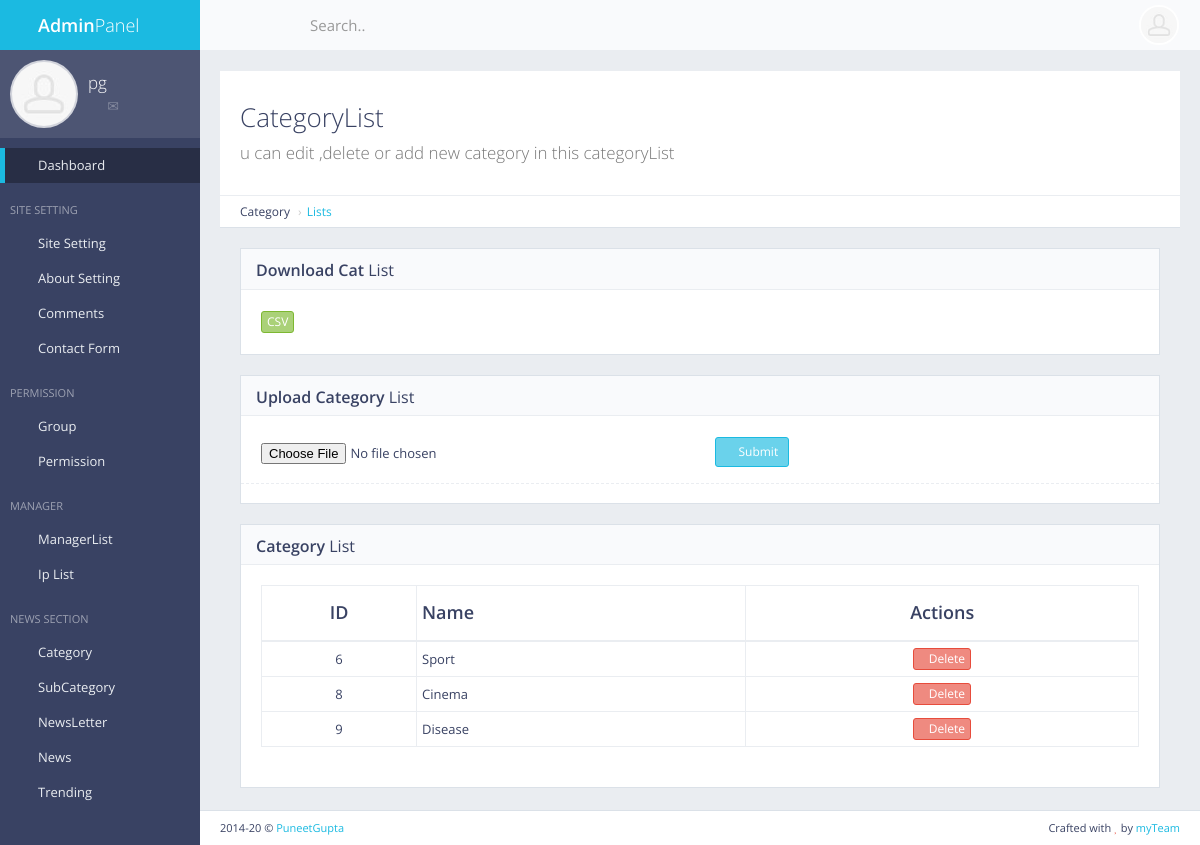
The page /panel/category/list/ (signed in) on the database as committed earlier.
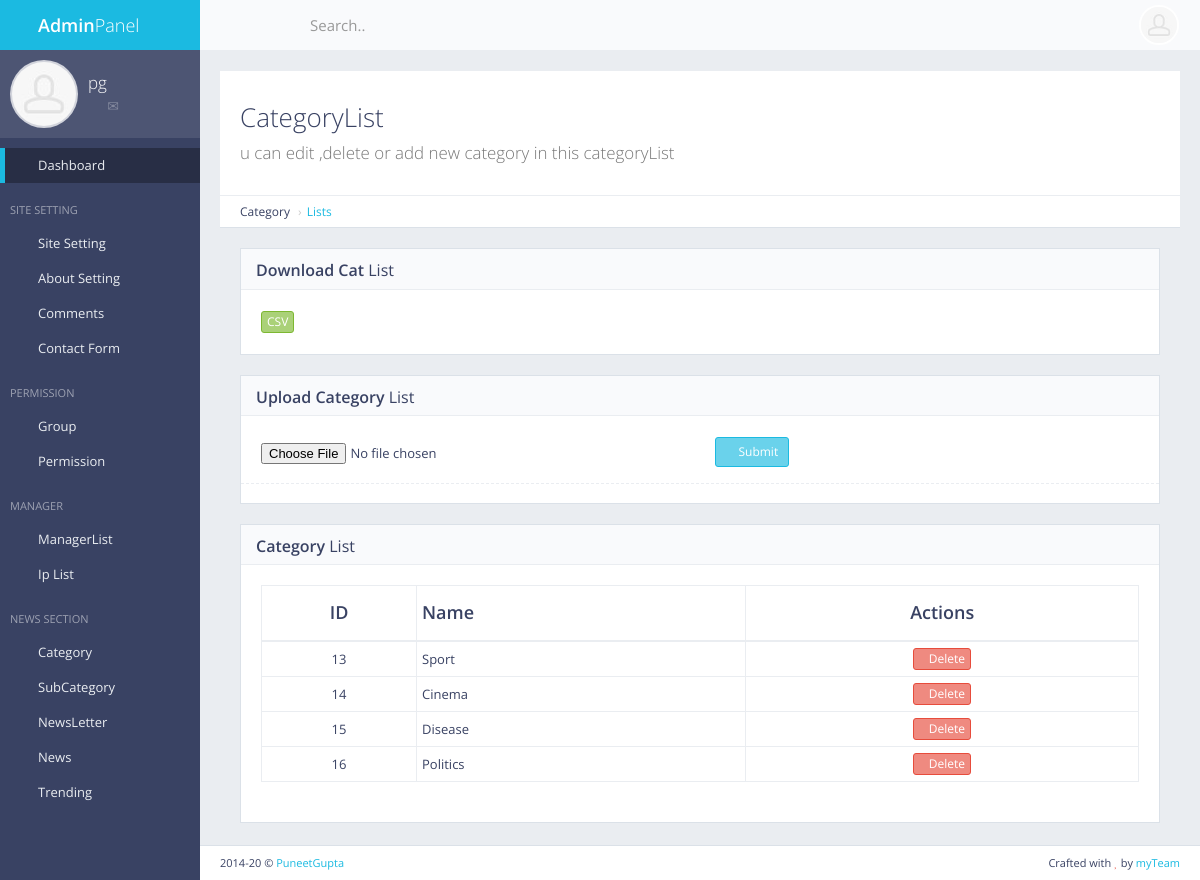
The same page on the database as committed later.
### cat/models.py (models this page shows, shortened)
class Cat(models.Model):
    catName = models.CharField(default="",max_length=300)
    newsCount = models.IntegerField(default=0)
    headlineCount = models.IntegerField(default=0)

### cat/views.py (the view)
# urls.py: url(r'^panel/category/list/$', views.cat_list, name='cat_list'),
def cat_list(request):
    if not request.user.is_authenticated:
        return redirect('mylogin')
    cat = Cat.objects.all()
    return render(request,'back/cat_list.html',{'cat':cat})

### main/templatetags/extra_auth.py (called while the page is built)
@register.filter(name = "has_group")
def has_group(user,gname):
    return user.groups.filter(name=gname).exists()

### main/templates/back/cat_list.html (shortened to what this page needs)
{% extends 'back/master.html' %}
{% load static %}
{% block mainblock %}
<div id="page-content">
    <div class="content-header">
        <div class="header-section">
            <h1>
                <i class="fa fa-table"></i>CategoryList<br><small>u can edit ,delete or add new category in this
                    categoryList</small>
            </h1>
        </div>
    </div>
    <ul class="breadcrumb breadcrumb-top">
        <li>Category</li>
        <li><a href="/panel/category/list">Lists</a></li>
    </ul>
    <div class="block full">
        <div class="block-title">
            <h2><strong>Download Cat</strong> List</h2>
        </div>
        <a href="{%url 'export_cat_csv' %}" data-toggle="tooltip" title="Download Category List"
            class="btn btn-xs btn-success">CSV</a>
    </div>
    <div class="block full">
        <div class="block-title">
            <h2><strong>Upload Category</strong> List</h2>
        </div>
        <form action="{%url 'import_cat_csv' %}" method="post" class="form-horizontal form-bordered"
            enctype="multipart/form-data">
            <div class="form-group">
                <div class="col-sm-6">
                    <input type="file" id="csv_file" name="csv_file" title="Import Csv File" required>
                </div>
                <div class="col-sm-6">
                    <button type="submit" class="btn btn-sm btn-primary"><i class="fa fa-angle-right"></i>
                        Submit</button>
                </div>
            </div>
        </form>
    </div>
    <div class="block full">
        <div class="block-title">
            <h2><strong>Category</strong> List</h2>
        </div>
        <div class="table-responsive">
            <table id="example-datatable" class="table table-vcenter table-condensed table-bordered">
                <thead>
                    <tr>
                        <th class="text-center">ID</th>
                        <th>Name</th>
                        <th class="text-center">Actions</th>
                    </tr>
                </thead>
                <tbody>
                    {% for c in cat %}
                    <tr>
                        <td class="text-center">{{c.pk}}</td>
                        <td>{{c.catName}}</td>
                        <td class="text-center">
                            <div class="btn-group">
                                <a href="{%url 'cat_del' pk=c.pk %}" data-toggle="tooltip" title="Delete" class="btn btn-xs btn-danger"><i
                                        class="fa fa-times"></i>Delete</a>
                            </div>
                        </td>
                    </tr>
                    {% endfor %}
                </tbody>
            </table>
        </div>
    </div>
</div>
{% endblock %}

Rows that differ between the two databases and show on the page:
removed Cat: pk "6", catName "Sport"
removed Cat: pk "8", catName "Cinema"
removed Cat: pk "9", catName "Disease"
added Cat: pk "13", catName "Sport"
added Cat: pk "14", catName "Cinema"
added Cat: pk "15", catName "Disease"
added Cat: pk "16", catName "Politics"
